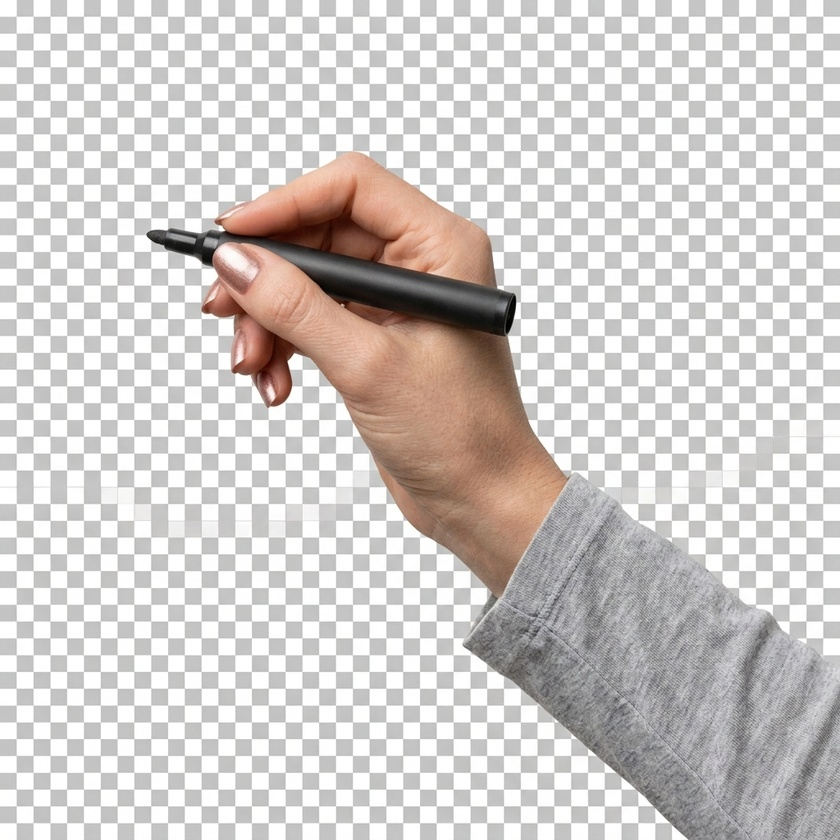
#> input picture img manos/Gemini_Generated_Image_3fcj5z3fcj5z3fcj.jpeg, 840 x 840 px, shrunk from 1024 x 1024 before the run
$ python -i key-hands.py   (imports and definitions only)
#> lines starting #> are read from the running program, lines starting #| are printed output that depends on the picture; after the words box and inside, x2 and y2 are one past the last pixel; in counts of white or black regions, pixels touching at a corner belong together
"""Recorta el damero que Gemini pinta cuando falla la transparencia.

El fondo son dos grises neutros exactos (255 y 197) en casillas de 20.48 px.
La manga jaspeada es gris ~218, lo bastante cerca del 197 como para que un
recorte por color la destroce, así que cada pixel se compara con el color que
le TOCA en su casilla. La paridad se deduce por fila de casillas y solo con las
que tienen fondo limpio, porque el artefacto de generacion desplaza la fase a
media imagen.
"""
from PIL import Image
import numpy as np
from scipy import ndimage

DIAG = np.ones((3, 3), bool)
PAD, PERIOD, WHITE, GREY = 4, 20.48, 255.0, 197.0


def expected_board(v, neutral):
    h, w = v.shape
    ny, nx = int(np.ceil(h / PERIOD)), int(np.ceil(w / PERIOD))
    verdict = np.zeros((ny, nx))          # +1 blanca, -1 gris, 0 sin datos

    for cy in range(ny):
        y0, y1 = int(cy * PERIOD), min(h, int((cy + 1) * PERIOD))
        for cx in range(nx):
            x0, x1 = int(cx * PERIOD), min(w, int((cx + 1) * PERIOD))
            cell, cn = v[y0:y1, x0:x1], neutral[y0:y1, x0:x1]
            nw = (cn & (np.abs(cell - WHITE) <= 8)).sum()
            ng = (cn & (np.abs(cell - GREY) <= 8)).sum()
            if max(nw, ng) >= 30:         # solo casillas con fondo limpio votan
                verdict[cy, cx] = 1 if nw >= ng else -1

    expected = np.zeros((h, w))
    last_parity = 0
    for cy in range(ny):
        row = verdict[cy]
        even = (row[0::2] == 1).sum() + (row[1::2] == -1).sum()
        odd = (row[1::2] == 1).sum() + (row[0::2] == -1).sum()
        parity = last_parity if even == odd == 0 else (0 if even >= odd else 1)
        last_parity = parity
        y0, y1 = int(cy * PERIOD), min(h, int((cy + 1) * PERIOD))
        for cx in range(nx):
            x0, x1 = int(cx * PERIOD), min(w, int((cx + 1) * PERIOD))
            expected[y0:y1, x0:x1] = WHITE if cx % 2 == parity else GREY
    return expected


def drop_stray_runs(mask, from_row):
    """Conserva solo el tramo horizontal mas ancho de cada fila a partir de
    , que es donde la silueta ya es solo antebrazo."""
    out = mask.copy()
    for y in range(from_row, mask.shape[0]):
        row = mask[y]
        if not row.any():
            continue
        edges = np.diff(np.concatenate(([0], row.view(np.int8), [0])))
        starts, ends = np.where(edges == 1)[0], np.where(edges == -1)[0]
        if len(starts) <= 1:
            continue
        widest = int(np.argmax(ends - starts))
        out[y] = False
        out[y, starts[widest]:ends[widest]] = True
    return out


def key(path, tol=13, neutral_tol=9):
#> called with tol = 13, neutral_tol = 9
    rgb = np.array(Image.open(path).convert("RGB")).astype(np.int16)
    v = rgb.mean(axis=-1)
    neutral = (rgb.max(axis=-1) - rgb.min(axis=-1)) <= neutral_tol
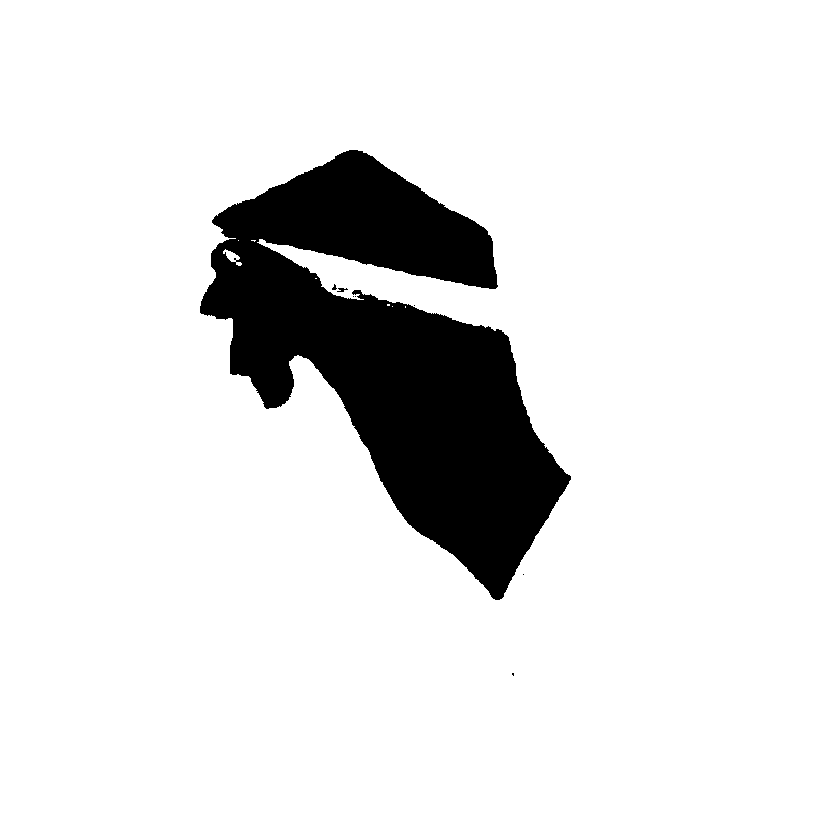
#> neutral: shape (840, 840) bool; 89% white; 8 black regions (6 under 20 px), largest, box (x1, y1, x2, y2) and area: (200, 150, 571, 600) 77603, (337, 288, 348, 292) 26
    cand = neutral & (np.abs(v - expected_board(v, neutral)) <= tol)
#> after the loop in expected_board, `for cy in range(ny):`:
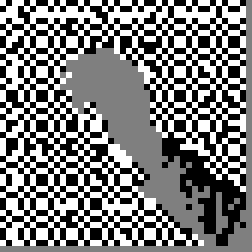
#> verdict: shape (42, 42) float64 (shown 6 times larger); min -1, max 1, mean -0.0204; drawn with min black and max white
#> the loop in expected_board, `for cy in range(ny):` made 42 passes
#> (even, odd, parity, last_parity) on passes 1 to 12: (23, 18, 0, 0), (19, 22, 1, 1), (20, 21, 1, 1), (23, 18, 0, 0), (19, 22, 1, 1), (23, 18, 0, 0), (19, 22, 1, 1), (20, 21, 1, 1), (18, 20, 1, 1), (17, 17, 0, 0), (17, 13, 0, 0), (14, 15, 1, 1)
#> after the loop in expected_board, `for cy in range(ny):`:
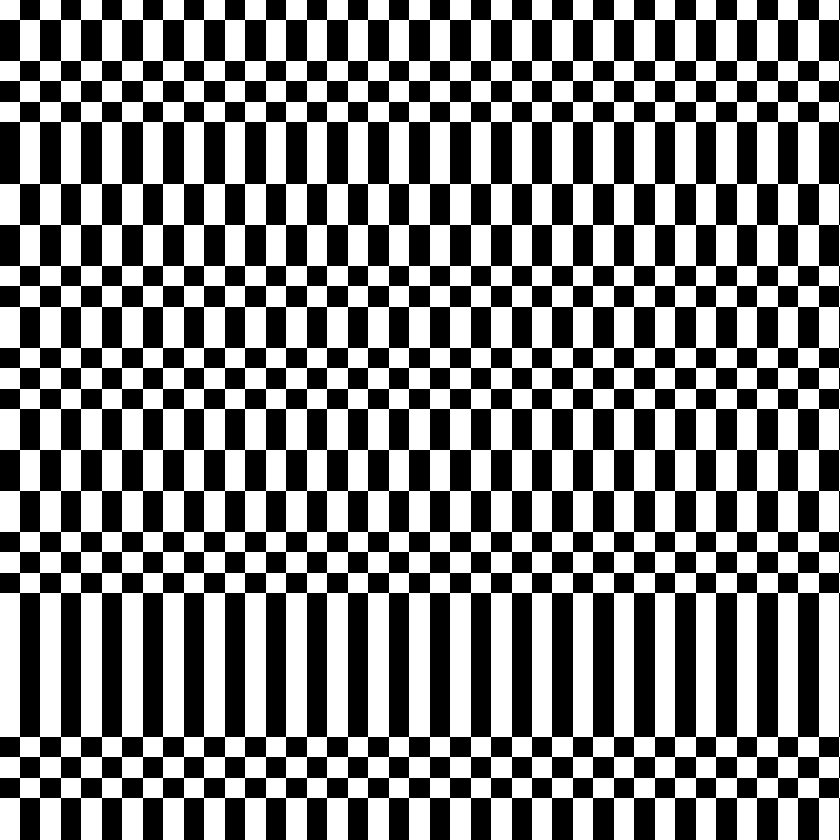
#> expected: shape (840, 840) float64; values 197 (black) and 255 (white), 50.2% white; 1 black region, box (x1, y1, x2, y2) and area: (0, 0, 840, 840) 351048
#> cand: shape (840, 840) bool; 36.8% white; 1997 white regions (1077 under 20 px), largest, box (x1, y1, x2, y2) and area: (723, 404, 789, 537) 3909, (723, 538, 789, 605) 3139, (303, 538, 369, 621) 2651
    cand = ndimage.binary_opening(cand, np.ones((3, 3)))
#> cand: shape (840, 840) bool; 34.9% white; 1241 white regions (49 under 20 px), largest, box (x1, y1, x2, y2) and area: (135, 303, 184, 368) 1709, (303, 471, 368, 537) 1466, (303, 51, 368, 101) 1321

    padded = np.pad(cand, PAD, constant_values=True)
#> padded: shape (848, 848) bool; 36.1% white; 1136 white regions (49 under 20 px), largest, box (x1, y1, x2, y2) and area: (0, 0, 848, 848) 34966, (139, 307, 188, 372) 1709, (307, 475, 372, 541) 1466
    padded = ndimage.binary_closing(padded, structure=DIAG)
#> padded: shape (848, 848) bool; 36.7% white; 652 white regions (27 under 20 px), largest, box (x1, y1, x2, y2) and area: (1, 1, 847, 847) 37430, (727, 307, 793, 390) 3557, (727, 55, 793, 121) 3465
    padded[:PAD, :] = padded[-PAD:, :] = True
    padded[:, :PAD] = padded[:, -PAD:] = True
#> padded: shape (848, 848) bool; 37.2% white; 652 white regions (27 under 20 px), largest, box (x1, y1, x2, y2) and area: (0, 0, 848, 848) 40818, (727, 307, 793, 390) 3557, (727, 55, 793, 121) 3465

    labels, _ = ndimage.label(padded, structure=DIAG)
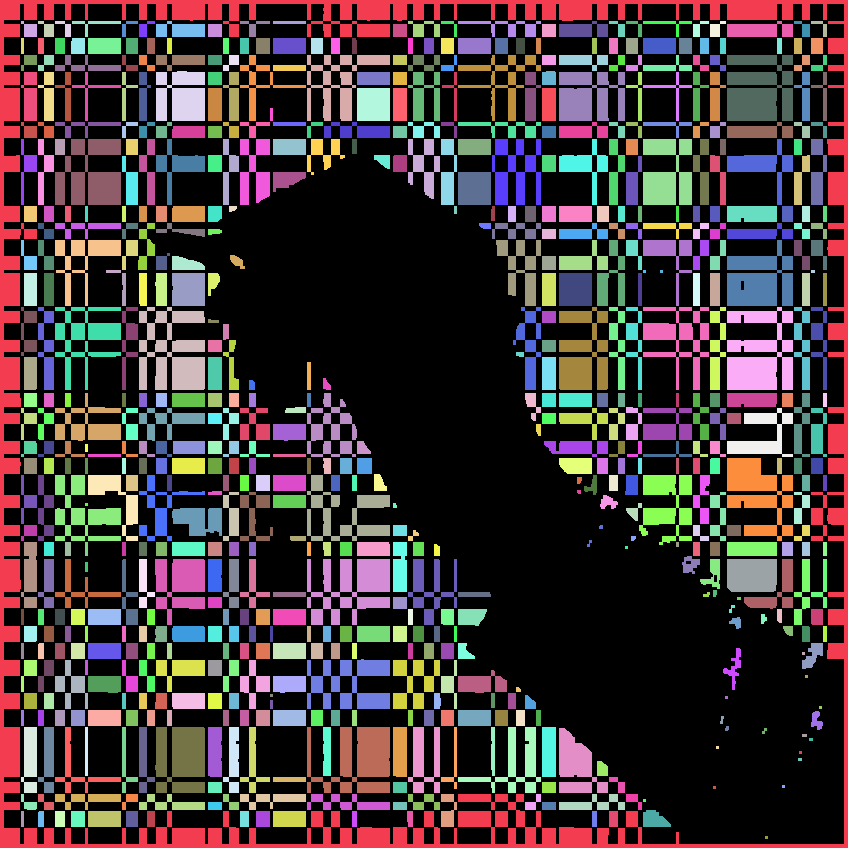
#> labels: shape (848, 848) int32; 653 distinct labels, from 0 to 652; one colour per label, 0 black
    border = set(labels[0, :].tolist()) | set(labels[-1, :].tolist())
#> border = 1 item
    border |= set(labels[:, 0].tolist()) | set(labels[:, -1].tolist())
    border.discard(0)
    background = np.isin(labels, list(border))[PAD:-PAD, PAD:-PAD]
#> background: shape (840, 840) bool; 3.9% white; 113 white regions, largest, box (x1, y1, x2, y2) and area: (454, 790, 537, 840) 943, (303, 0, 386, 33) 942, (454, 807, 504, 840) 804

    # Restos del damero pegados al borde: casillas planas de exactamente 197 o
    # 255. La manga jaspeada nunca es plana, asi que sobrevive.
    mean5 = ndimage.uniform_filter(v.astype(float), 5)
    flat = np.sqrt(np.maximum(ndimage.uniform_filter(v.astype(float) ** 2, 5) - mean5 ** 2, 0)) < 2.5
#> flat: shape (840, 840) bool; 37.8% white; 2248 white regions (311 under 20 px), largest, box (x1, y1, x2, y2) and area: (325, 286, 502, 332) 1380, (377, 180, 433, 223) 554, (741, 440, 771, 469) 495
    exact = neutral & flat & (
        (np.abs(v - WHITE) <= 6) | (np.abs(v - GREY) <= 6)
    )
#> exact: shape (840, 840) bool; 36.6% white; 1940 white regions (46 under 20 px), largest, box (x1, y1, x2, y2) and area: (153, 506, 166, 535) 349, (19, 473, 31, 502) 343, (86, 473, 99, 502) 342
    background = background | exact
#> background: shape (840, 840) bool; 38.1% white; 1899 white regions (46 under 20 px), largest, box (x1, y1, x2, y2) and area: (454, 790, 537, 840) 1403, (303, 0, 386, 33) 1264, (454, 807, 504, 840) 946

    subject = ndimage.binary_closing(~background, np.ones((7, 7)))
#> subject: shape (840, 840) bool; 62.5% white; 1668 black regions, largest, box (x1, y1, x2, y2) and area: (0, 0, 840, 840) 39927, (454, 807, 487, 823) 528, (353, 19, 386, 33) 448
    subject = ndimage.binary_opening(subject, np.ones((11, 1)))
#> subject: shape (840, 840) bool; 48.1% white; 8 white regions, largest, box (x1, y1, x2, y2) and area: (98, 3, 837, 837) 318847, (81, 3, 87, 837) 4549, (30, 3, 37, 837) 4471
    subject = ndimage.binary_fill_holes(subject)
#> subject: shape (840, 840) bool; 51.7% white; 1 black region, box (x1, y1, x2, y2) and area: (0, 0, 840, 840) 340979
    lab, n = ndimage.label(subject, structure=DIAG)
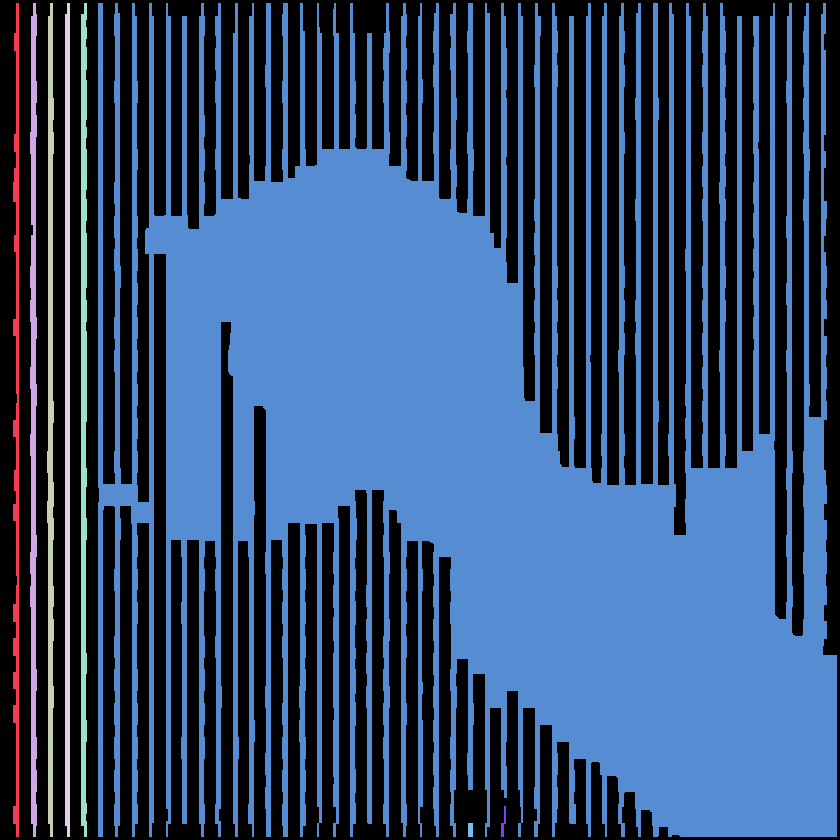
#> lab: shape (840, 840) int32; 9 distinct labels, from 0 to 8; one colour per label, 0 black
#> n = 8
    if n > 1:
        sizes = ndimage.sum(subject, lab, range(1, n + 1))
#> sizes = [3140, 4471, 4340, 4126, 4549, 343847, 78, 70]
        subject = lab == int(np.argmax(sizes)) + 1
#> subject: shape (840, 840) bool; 48.7% white; 1 white region, box (x1, y1, x2, y2) and area: (98, 3, 837, 837) 343847
    # Debajo de la muneca el brazo es un unico tramo solido por fila, asi que
    # los tramos sueltos de esa zona son restos del artefacto de generacion
    # (quedan unidos al brazo solo en diagonal, por eso sobreviven al filtro de
    # componentes). Arriba no se toca nada: ahi el marcador y los dedos si son
    # tramos separados legitimos.
    subject = drop_stray_runs(subject, from_row=int(subject.shape[0] * 0.49))
#> after the loop in drop_stray_runs, `for y in range(from_row, mask.shape[0]):`:
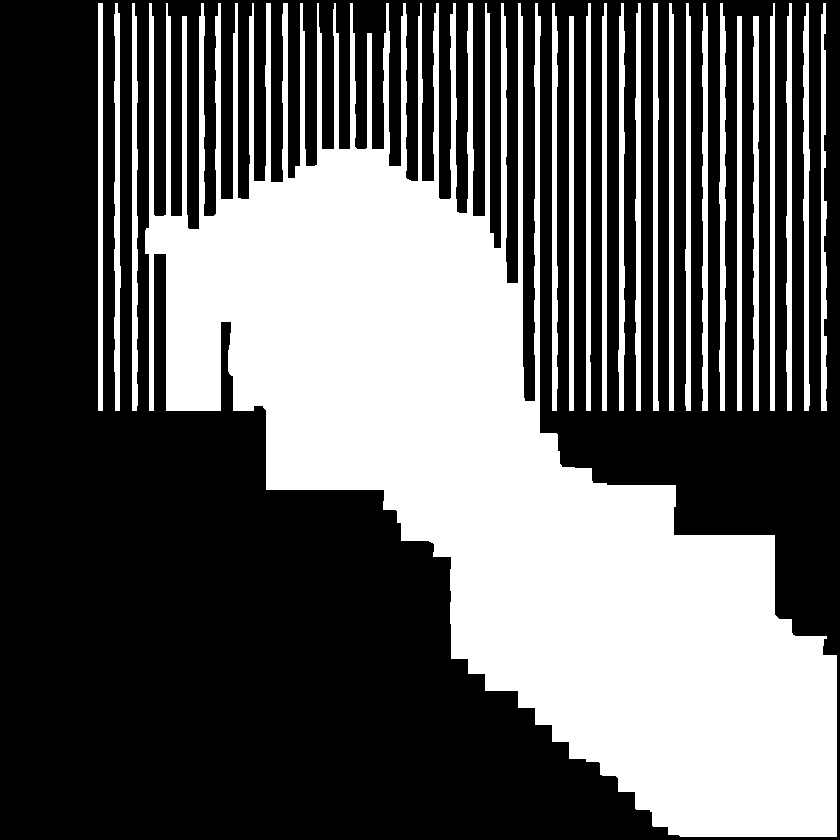
#> out: shape (840, 840) bool; 38.4% white; 21 white regions, largest, box (x1, y1, x2, y2) and area: (145, 3, 837, 837) 229313, (753, 16, 759, 411) 2267, (719, 3, 726, 411) 2233
    subject = ndimage.binary_fill_holes(subject)
    subject = ndimage.binary_erosion(subject, np.ones((3, 3)))
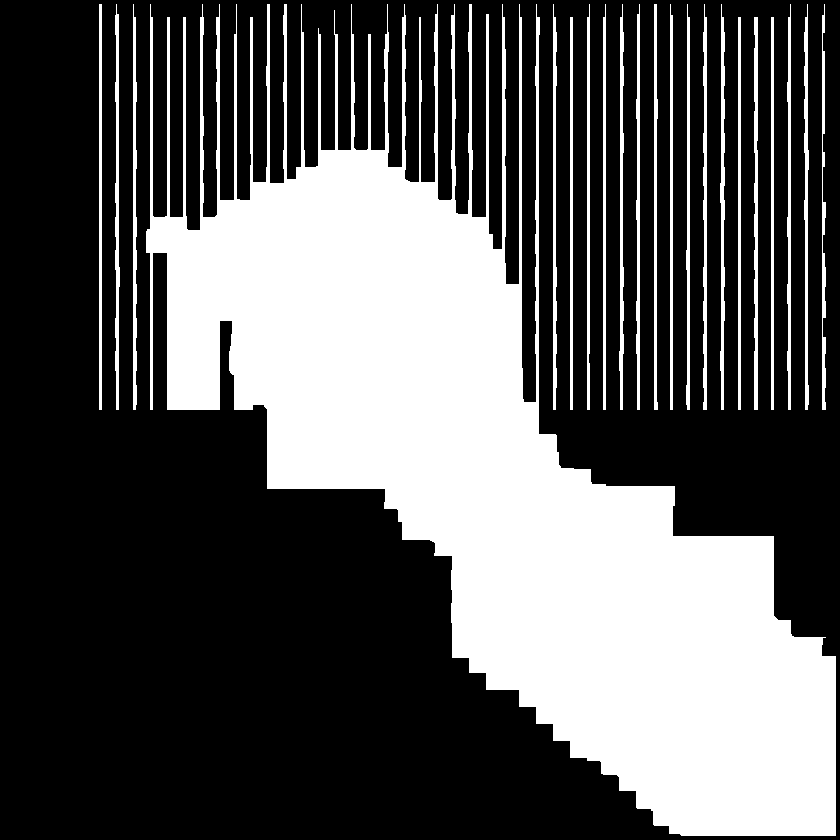
#> subject: shape (840, 840) bool; 34.3% white; 21 white regions, largest, box (x1, y1, x2, y2) and area: (146, 4, 836, 836) 216535, (754, 17, 758, 410) 1451, (720, 4, 725, 410) 1391

    alpha = ndimage.gaussian_filter((subject * 255).astype(np.uint8), 0.8)
    return Image.fromarray(np.dstack([rgb.astype(np.uint8), alpha]), "RGBA"), subject.mean()

>>> result = key('../img manos/Gemini_Generated_Image_3fcj5z3fcj5z3fcj.jpeg')
